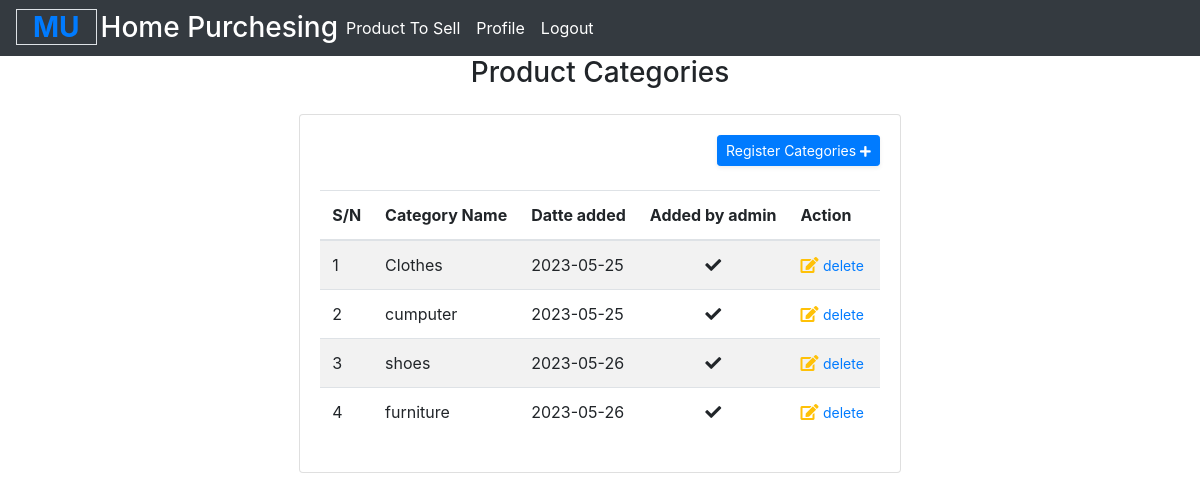
/admin/categories.php (signed in), run on the app's committed database.
### tables this page shows
CREATE TABLE `productcategory` (
  `pCategoryId` int(11) NOT NULL,
  `categoryName` text NOT NULL,
  `dateAdded` date NOT NULL,
  `addedBy` int(11) NOT NULL
);

### admin/categories.php (the view, shortened to what this page needs)
<?php require_once('include/navbar.php'); ?>
<h3 class="text-center text-capitalize">Product Categories</h3>
<div class=" col-md-12 my-4 d-flex justify-content-center">
    <div class="row animated--grow-in">
        <div class="col-xl-12">
            <div class="card card-body">
                <div class="d-sm-flex align-items-center justify-content-between mb-4">
                        <button class="d-none d-sm-inline-block btn btn-primary btn-sm shadow-sm" data-toggle="modal"
                            data-target="#newCategories">Register Categories <i class="fa fa-plus fa-sm"></i>
                        </button>
                </div>
                <div class="table-responsive">
                    <table class="table table-striped table-hover dt-responsive display nowrap" id="dataTable" width="100%" cellspacing="0">
                        <thead>
                        <tr>
                            <th>S/N</th>
                            <th>Category Name</th>
                            <th>Datte added</th>
                            <th>Added by admin</th>
                            <th>Action</th>
                        </tr>
                        </thead>
                        <tbody>
                        <?php
                            $sn = 1;
                            $new_Category_record = $conn->query("SELECT * FROM productcategory ");
                            while($new_Category_result = mysqli_fetch_array($new_Category_record)):
                                if($new_Category_result > 0): ?>
                                    <tr>
                                        <td><?php echo $sn++; ?> </td>
                                        <td><?php echo $new_Category_result['categoryName'] ?> </td>
                                        <td><?php echo $new_Category_result['dateAdded']; ?> </td>
                                        <td class="text-center"><i class="fa fa-check"></i> </td>
                                        <td>
                                            <a href="" data-target="#updateCategories<?php echo $new_Category_result['pCategoryId']; ?>" data-toggle="modal"><i class="fa fa-edit text-warning"></i></a>
                                            <a href="" data-target="#deleteCategories<?php echo $new_Category_result['pCategoryId']; ?>" data-toggle="modal"><small>delete </small><i class="fa fa-trash-o text-danger"></i></a>
                                        </td>
                                <?php endif; ?>
                            <?php endwhile; ?>
                        </tbody>
                    </table>
                </div>
            </div>
        </div>
    </div>
</div>

### data on the page
productcategory: categoryName "Clothes", dateAdded "2023-05-25"
productcategory: categoryName "cumputer", dateAdded "2023-05-25"
productcategory: categoryName "shoes", dateAdded "2023-05-26"
productcategory: categoryName "furniture", dateAdded "2023-05-26"
